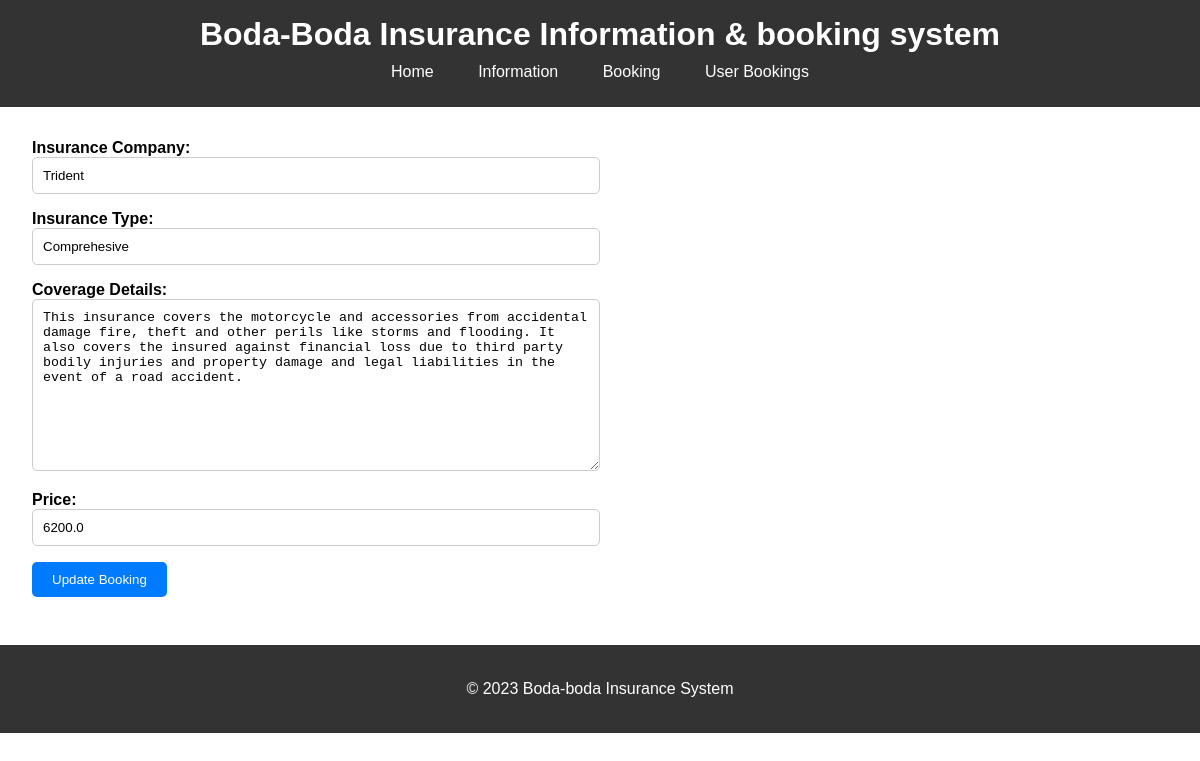
The app's page /admin/update_booking/2 with its own data.
### flaskapp/models.py (models this page shows)
class Booking(db.Model):
    id = db.Column(db.Integer, primary_key=True)
    insurance_company = db.Column(db.String, nullable=False)
    insurance_type = db.Column(db.String, nullable=False)
    coverage_details = db.Column(db.String, nullable=False)
    price = db.Column(db.Float, nullable=False)

### flaskapp/booking/routes.py (the view, shortened to what this page needs)
@booking.route('/admin/update_booking/<int:booking_id>', methods=['GET', 'POST'])
def update_booking(booking_id):
    booking = Booking.query.get(booking_id)
    return render_template('admin/add_booking.html', page_title='Update a Booking', booking=booking, admin_user=current_user)

### flaskapp/templates/admin/add_booking.html (shortened to what this page needs)
{% extends 'admin/base.html' %}
{% block body %}
  <section class="main-section">
    {% if booking %}
        <form method="post" action={{ url_for('bookings.update_booking', booking_id=booking.id) }}>
    {% else %}
        <form method="post" action={{ url_for('bookings.add_booking') }}>
    {% endif %}
        <div class="form-group">
            <label for="insurance_company">Insurance Company:</label>
            <input type="text" id="insurance_company" name="insurance_company" value="{{ booking.insurance_company if booking else '' }}" required>
        </div>
        <div class="form-group">
            <label for="insurance_type">Insurance Type:</label>
            <input type="text" id="insurance_type" name="insurance_type" value="{{ booking.insurance_type if booking else '' }}" required>
        </div>
        <div class="form-group">
            <label for="coverage_details">Coverage Details:</label>
            <textarea name="coverage_details" id="coverage_details" cols="30" rows="10">{{ booking.coverage_details if booking else '' }}</textarea>
        </div>
      <div class="form-group">
        <label for="price">Price:</label>
        <input type="number" id="price" name="price" value="{{ booking.price if booking else '' }}" required>
      </div>
      <div class="form-group">
        <button type="submit" class="btn">{% if booking %}Update Booking{% else %}Add Booking{% endif %}</button>
      </div>
    </form>
  </section>
  <footer>
    <p>&copy; 2023 Boda-boda Insurance System</p>
  </footer>
{% endblock %}

### flaskapp/static/css/styles.css (style rules this page uses)
body { font-family: Arial, sans-serif; margin: 0; padding: 0; }
.main-section { padding: 2rem; }
p { line-height: 1.5; }
button.btn, a.btn, .btn { background-color: #007bff; color: #fff; padding: 10px 20px; text-decoration: none; border: none; border-radius: 5px; cursor: pointer; }
.form-group { margin-bottom: 1rem; }
label { display: block; font-weight: bold; }
input[type=number], input[type=text], input[type=email], input[type=password], textarea { width: 50%; padding: 10px; border: 1px solid #ccc; border-radius: 5px; box-sizing: border-box; }
footer { background-color: #333; color: #fff; text-align: center; padding: 1rem; }

### records on screen
Booking: insurance_company "Trident", insurance_type "Comprehesive", coverage_details "This insurance covers the motorcycle and accessories from accidental damage fire, theft and other perils like storms and flooding. It also covers the insured against financial loss due to third party bodily injuries and property damage and legal liabilities in the event of a road accident.", price "6200.0"
